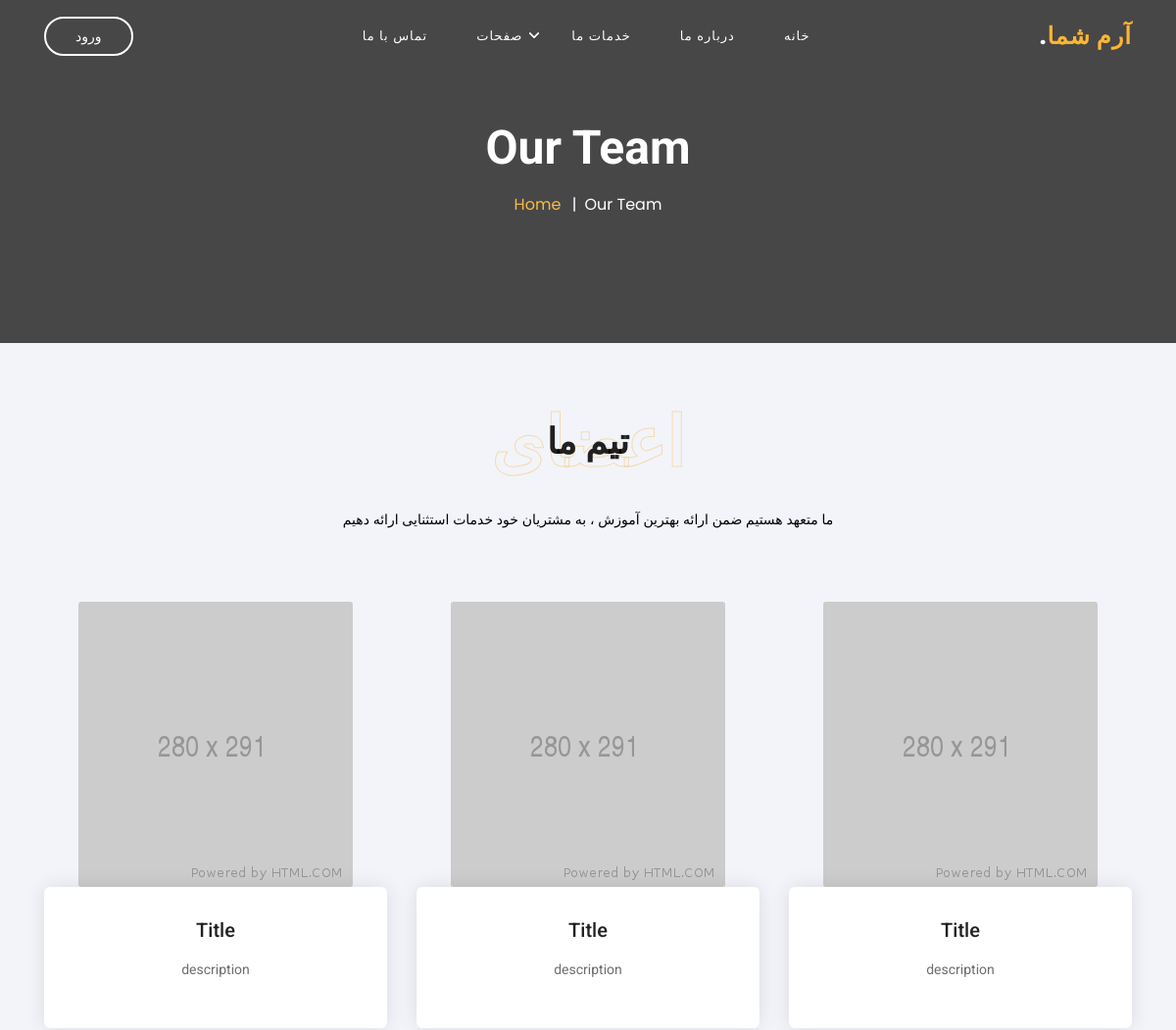
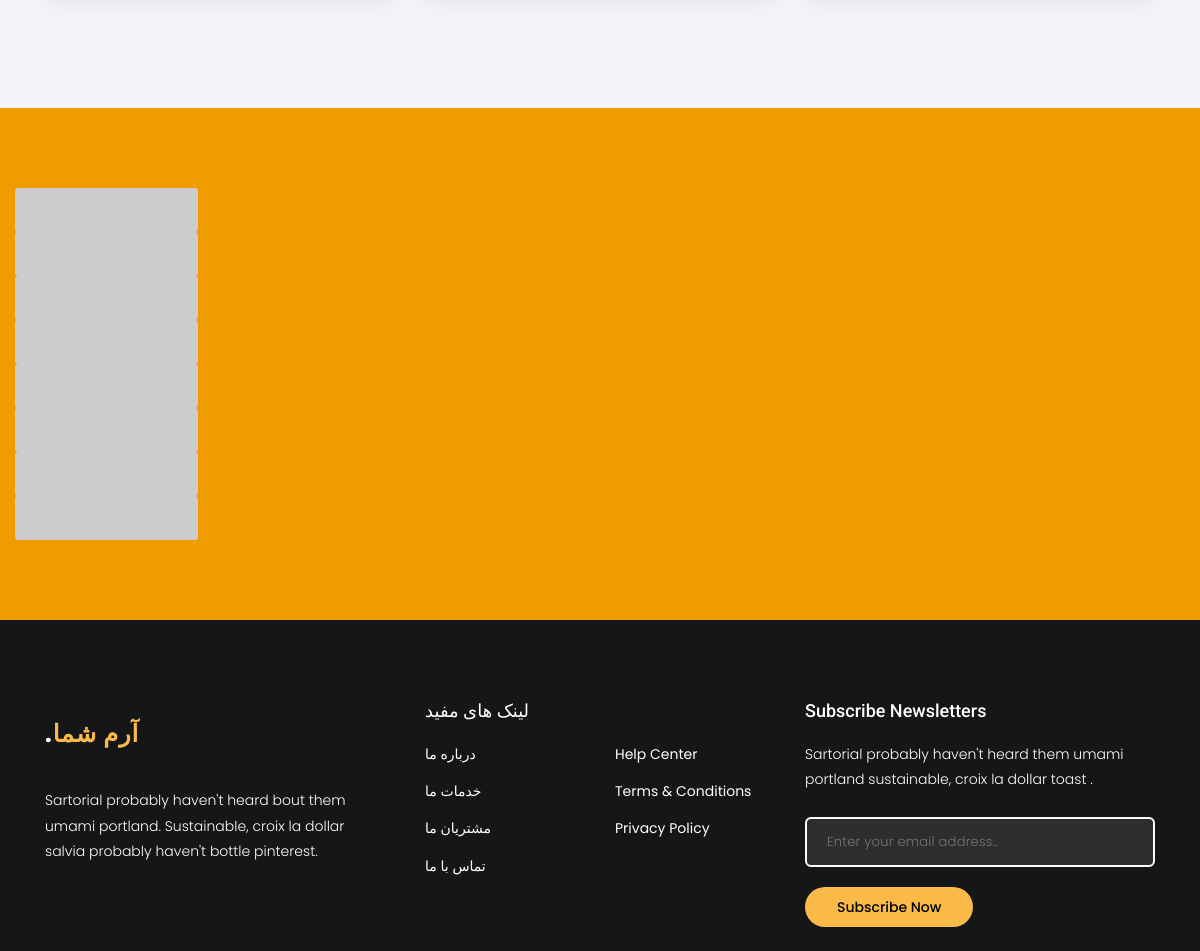
/our-team/, run on the app's committed database (2 pictures, top to bottom).
### control_panel/models.py (models this page shows)
class our_team(models.Model):
	img=models.ImageField(upload_to='our_team/img/',
						  default='our_team/img/default/default.png',
						  blank=True)
	title=models.CharField(max_length=100)
	description=models.CharField(max_length=100)
	facebook=models.URLField(blank=True)
	twitter=models.URLField(blank=True)
	instagram=models.URLField(blank=True)
	telegram=models.URLField(blank=True)
	objects=ourTeamManager()

### main/views.py (the view)
# urls.py: path('our-team/',views.our_team_,name='main/our-team'),
def our_team_(request):
	slideshow_array=list()
	for slide in slideshow.objects.all():
		slide.slide_body_text=slide.slide_body_text.split('\n')
		if '{' in slide.slide_title and '}' in slide.slide_title:
			slide_title_parts=slide.slide_title.split('}')
			title_parts=list()
			for slide_title_part in slide_title_parts:
				if '{' in slide_title_part:
					title_part={
						'title':slide_title_part.split('{')[0],
						'span':slide_title_part.split('{')[1]
						}
					title_parts.append(title_part)
				else:
					title_part={
						'title':slide_title_part,
						'span':''
						}
					title_parts.append(title_part)
			slideshow_arr={
				'object':slide,
				'title_parts':title_parts
				}
			slideshow_array.append(slideshow_arr)
		else:
			title_parts=list()
			title_part={
				'title':slide.slide_title,
				'span':''
				}
			title_parts.append(title_part)
			slideshow_arr={
				'object':slide,
				'title_parts':title_parts
				}
			slideshow_array.append(slideshow_arr)
	videos=video.objects.all()
	for _video in videos:
		_video.video_description=_video.video_description.split('\n')
	theme_name=''
	for theme in site_theme.objects.all():
		if theme.active:
			theme_name=theme.theme_name
			break
	pricing=our_pricing.objects.all()
	for i in range(len(pricing)):
		offers=list()
		_str=pricing[i].offers.split(',')
		for st in _str:
			offer={
				'offer':st.split(':')[0],
				'haveit':st.split(':')[1]
				}
			offers.append(offer)
		pricing[i].offers=offers
	counter_bg_img=mid_page.objects.all()[0].img
	counter_title=list()
	_str=mid_page.objects.all()[0].title.split('\n')
	for s in _str:
		str_=s.split('}')
		_line=list()
		for _s in str_:
			if '{' in _s:
				ct={
					'n_s':_s.split('{')[0],
					'span':_s.split('{')[1]
					}
				_line.append(ct)
			else:
				ct={
					'n_s':_s,
					'span':''
					}
				_line.append(ct)
		counter_title.append(_line)
	counter_des=mid_page.objects.all()[0].description.split('\n')
	counter_numbers_title_S=list()
	_str=mid_page.objects.all()[0].counter.split(',')
	for s in _str:
		counter={
			'title':s.split(':')[0],
			'num':s.split(':')[1]
			}
		counter_numbers_title_S.append(counter)
	if '|' in site_logo.objects.all()[0].title:
		_str=site_logo.objects.all()[0].title.split('|')
		_logo={
			'n_span':_str[0],
			'span':_str[1]
			}
	else:
		_str=site_logo.objects.all()[0].title
		_logo={
			'n_span':_str,
			'span':''
			}
	mid_page_img=mid_page_B.objects.all()[0].img
	mid_page_title=list()
	_str=mid_page_B.objects.all()[0].title.split('\n')
	for s in _str:
		str_=s.split('}')
		_line=list()
		for _s in str_:
			if '{' in _s:
				ct={
					'n_s':_s.split('{')[0],
					'span':_s.split('{')[1]
					}
				_line.append(ct)
			else:
				ct={
					'n_s':_s,
					'span':''
					}
				_line.append(ct)
		mid_page_title.append(_line)
	mid_page_des=mid_page_B.objects.all()[0].description.split('\n')
	work_process_=work_process.objects.all()
	for i in range(len(work_process_)):
		work_process_[i].description=work_process_[i].description.split('\n')
	news=our_news.objects.all()
	news_des_i=0
	for i in range(len(news)):
		news[i].description=news[i].description.split('\n')
		if len(news[i].description)>news_des_i:
			news_des_i=len(news[i].description)
	for i in range(len(news)):
		while len(news[i].description)<news_des_i:
			news[i].description.append('')
	return render(request,'main/our-team.html',{
					  'site_title':site_title.objects.all(),
					  'logo':_logo,
					  'slideshow':slideshow_array,
					  'videos':videos,
					  'services':services.objects.all(),
					  'work_samples':work_samples.objects.all(),
					  'work_process':work_process_,
					  'our_team':our_team.objects.all(),
					  'customers':our_customers.objects.all(),
					  'pricings':pricing,
					  'news':news,
					  'counter_bg_img':counter_bg_img,
					  'counter_title':counter_title,
					  'counter_des':counter_des,
					  'mid_page_img':mid_page_img,
					  'mid_page_title':mid_page_title,
					  'mid_page_des':mid_page_des,
					  'img_array':img_array.objects.all(),
					  'cntS':counter_numbers_title_S,
					  'style':'web_01/css/style'+theme_name+'.css',
					  'responsive':'web_01/css/responsive'+theme_name+'.css',
					  'page_name':''
					  })

### templates/main/our-team.html (shortened to what this page needs)
{% load static %}
<!DOCTYPE html>
<html lang="fa">
<head>
	<link href="{% static 'web_01/css/bootstrap.min.css' %}" rel="stylesheet">
	<link href="{% static 'web_01/css/font-awesome.css' %}" rel="stylesheet">
	<link href="{% static 'web_01/css/slick.css' %}" rel="stylesheet">
	<link href="{% static 'web_01/css/style.css' %}" rel="stylesheet">
	<link href="{% static 'web_01/css/responsive.css' %}" rel="stylesheet">
</head>
<body>
<header id="topnav" class="defaultscroll sticky active">
	<div class="container">
		<div><a style="float: right" class="logo" href="/"><span class="text-primary">.</span>آرم شما</a>
		</div>
		{% if user.is_authenticated %}
			<div style="float: left" class="buy-button"><a href="/logout/" class="px-btn px-btn-outline">خروج</a>
			</div>
		{% else %}
			<div style="float: left" class="buy-button"><a href="/login/" class="px-btn px-btn-outline">ورود</a>
			</div>
		{% endif %}
		<div id="navigation" class="active">
			<ul style="text-align: right;" class="navigation-menu">
				<li class="last-elements"><a href="/contact-us/">تماس با ما</a>
				</li>
				<li class="has-submenu"><a href="javascript:void(0)">صفحات</a><span class="menu-arrow"></span>
				</li>
				<li><a href="/our-services/">خدمات ما</a>
				</li>
				<li><a href="/about-us/">درباره ما</a>
				</li>
				<li><a href="/">خانه</a>
				</li>
			</ul>
		</div>
	</div>
</header>
<section class="section-padding breadcrumb-area px-breadcrumb-bg d-flex align-items-center p-relative"
		 data-background="https://via.placeholder.com/1920x450">
	<div class="overlay-bg-light"></div>
	<div class="container">
		<div class="row">
			<div class="col-12">
				<div class="px-breadcrumb-wrap text-center">
					<h2>Our Team</h2>
					<nav aria-label="breadcrumb">
						<ol class="breadcrumb">
							<li class="breadcrumb-item"><a href="/">Home</a>
							</li>
							<li class="breadcrumb-item active" aria-current="page">Our Team</li>
						</ol>
					</nav>
				</div>
			</div>
		</div>
	</div>
</section>
<section class="section-padding bg-light-white px-team-section pattern p-relative">
	<div class="container">
		<div class="px-about-head-content section-header">
			<h3 class="fw-700 section-title">تیم ما</h3>
			<h3 class="section-title-sub">اعضای</h3>
			<p><br/>ما متعهد هستیم ضمن ارائه بهترین آموزش ، به مشتریان خود خدمات استثنایی ارائه دهیم</p>
		</div>
		<div class="row">
			{% for team_mem in our_team %}
				<div class="col-lg-4 col-md-6">
					<div class="single-team text-center mb-30">
						<div class="team-thumb">
							<img src="{{ team_mem.img.url }}" alt="img">
						</div>
						<div class="team-info">
							<h4>{{ team_mem.title }}</h4>
							<h6 class="fs-16">{{ team_mem.description }}</h6>
						</div>
					</div>
				</div>
			{% endfor %}
		</div>
	</div>
</section>
<div class="section-padding px-partners-section bg-primary-color p-relative">
	<div class="container-fluid">
		<div class="px-partner-slider">
			<div class="px-partner-item">
				<div class="px-partner-img">
					<img src="https://via.placeholder.com/183x44" alt="">
				</div>
			</div>
			<div class="px-partner-item">
				<div class="px-partner-img">
					<img src="https://via.placeholder.com/183x44" alt="">
				</div>
			</div>
			<div class="px-partner-item">
				<div class="px-partner-img">
					<img src="https://via.placeholder.com/183x44" alt="">
				</div>
			</div>
			<div class="px-partner-item">
				<div class="px-partner-img">
					<img src="https://via.placeholder.com/183x44" alt="">
				</div>
			</div>
			<div class="px-partner-item">
				<div class="px-partner-img">
					<img src="https://via.placeholder.com/183x44" alt="">
				</div>
			</div>
			<div class="px-partner-item">
				<div class="px-partner-img">
					<img src="https://via.placeholder.com/183x44" alt="">
				</div>
			</div>
			<div class="px-partner-item">
				<div class="px-partner-img">
					<img src="https://via.placeholder.com/183x44" alt="">
				</div>
			</div>
			<div class="px-partner-item">
				<div class="px-partner-img">
					<img src="https://via.placeholder.com/183x44" alt="">
				</div>
			</div>
		</div>
	</div>
</div>
<footer class="px-footer footer-style-1 section-padding bg-carbon-black pb-0">
	<div class="container">
		<div class="row">
			<div class="col-lg-4">
				<div class="px-footer-about-us">
					<div><a class="logo" href="/"><span
							class="text-primary">{{ logo.span }}</span>{{ logo.n_span }}</a>
					</div>
					<p class="text-white mt-20">Sartorial probably haven't heard bout them umami portland. Sustainable,
												croix la dollar salvia probably haven't bottle pinterest.</p>
					<ul class="px-footer-social-icons">
						<li><a href="#"><i class="fab fa-facebook"></i></a>
						</li>
						<li><a href="#"><i class="fab fa-twitter"></i></a>
						</li>
						<li><a href="#"><i class="fab fa-linkedin"></i></a>
						</li>
						<li><a href="#"><i class="fab fa-telegram"></i></a>
						</li>
					</ul>
				</div>
			</div>
			<div class="col-lg-4">
				<div class="px-footer-useful-links">
					<h6>لینک های مفید</h6>
					<div class="row">
						<div class="col-lg-6">
							<ul>
								<li><a href="#">درباره ما</a>
								</li>
								<li><a href="#">خدمات ما</a>
								</li>
								<li><a href="#">مشتریان ما</a>
								</li>
								<li><a href="#">تماس با ما</a>
								</li>
							</ul>
						</div>
						<div class="col-lg-6">
							<ul>
								<li><a href="#">Help Center</a>
								</li>
								<li><a href="#">Terms & Conditions</a>
								</li>
								<li><a href="#">Privacy Policy</a>
								</li>
							</ul>
						</div>
					</div>
				</div>
			</div>
			<div class="col-lg-4 mb-4">
				<div class="px-footer-subscribe-newsletters">
					<h6>Subscribe Newsletters</h6>
					<p class="text-white mt-20">Sartorial probably haven't heard them umami portland sustainable, croix
												la dollar toast .</p>
					<form action="#">
						<input type="email" placeholder="Enter your email address.." required="" class="mb-20">
						<button class="px-btn px-btn-primary">Subscribe Now</button>
					</form>
				</div>
			</div>
		</div>
	</div>
</footer>
</body>
</html>

### static/web_01/css/responsive.css (style rules this page uses)
@media (min-width: 992px) { footer .px-footer-about-us { margin-right: 30px; margin-bottom: 0px; border-bottom: none; } }
@media (min-width: 992px) { footer .px-footer-useful-links { margin-bottom: 0px; border-bottom: none; } }
@media (min-width: 992px) { #topnav #navigation { display: block !important; } }
@media (min-width: 992px) { #topnav .navigation-menu { display: -webkit-box; display: -ms-flexbox; display: flex; -webkit-box-pack: center; -ms-flex-pack: center; justify-content: center; } }
@media (min-width: 992px) { #topnav .navigation-menu > li > a { padding-top: 25px; padding-bottom: 25px; min-height: 62px; } }

### data on the page
our_team: img (placeholder picture), title "Title", description "description"
our_team: img (placeholder picture), title "Title", description "description"
our_team: img (placeholder picture), title "Title", description "description"

### other printed values
{{ logo.span }} "."
{{ logo.n_span }} "آرم شما"
